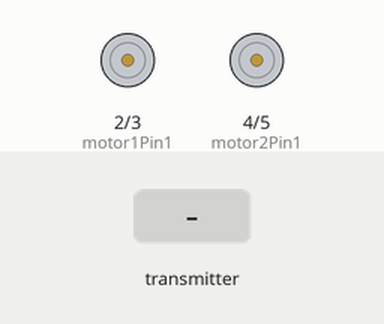
The sketch below on a simulated Arduino Uno, built with avr-gcc and run on an emulated ATmega328P. Parts: motor-driver pin pairs drawn as motors (green arrow = first pin HIGH = forward, orange = second pin HIGH = backward, longer = more drive). The inputs (shaded band) are chosen by the test bench. No radio packets arrive unless stated.

Above: at 1.2 s.
1.3 s: the transmitter starts sending xAxis = 0
At 2.2 s:
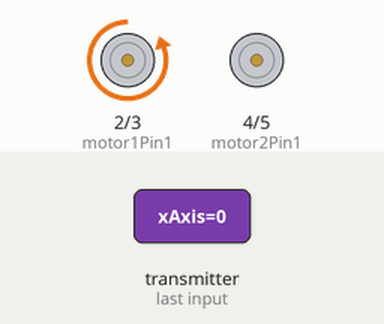
2.8 s: the transmitter starts sending yAxis = 256
At 3.4 s:
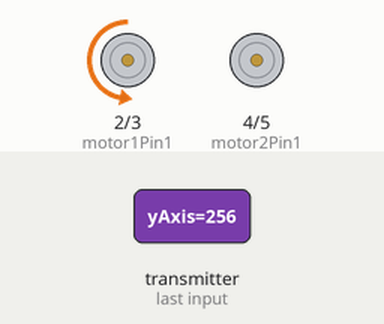
4.3 s: the transmitter starts sending xAxis = 512
At 5.5 s:
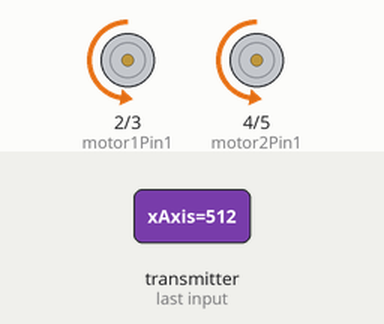
5.8 s: the transmitter starts sending yAxis = 0
At 6.9 s:
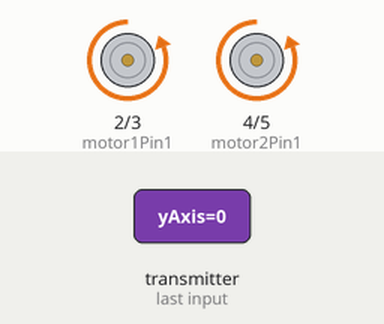
7.3 s: the transmitter starts sending xAxis = 1023
At 8.0 s:
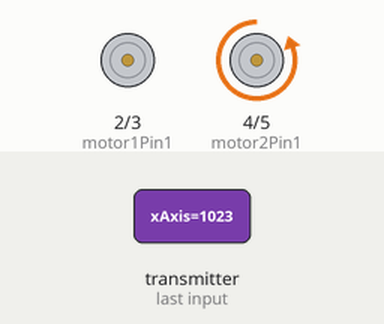
8.8 s: the transmitter starts sending yAxis = 512
At 9.1 s:
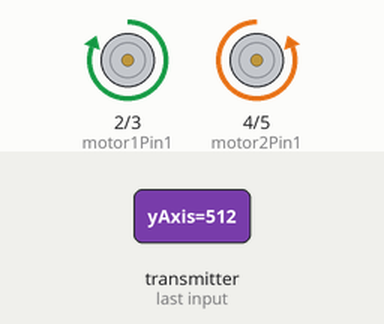
Timing chart, 0 to 11.3 s (numbered marks = the images above; inputs shaded):
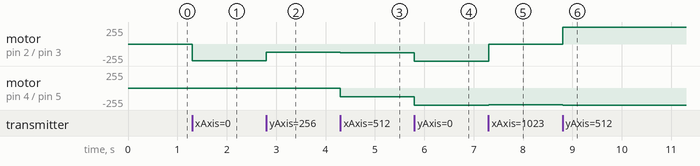

The sketch:

RC_Car_Receiver.ino
```cpp
#include <SPI.h>
#include <nRF24L01.h>
#include <RF24.h>
#include <Wire.h>

RF24 radio(7, 8); // Set CE and CSN pins
const byte address[6] = "696942069EA"; // Address of the transmitter NRF24L01 module

int motor1Pin1 = 2; // L298N motor driver input 1
int motor1Pin2 = 3; // L298N motor driver input 2
int motor2Pin1 = 4; // L298N motor driver input 3
int motor2Pin2 = 5; // L298N motor driver input 4

struct JoystickData {
  int xAxis;
  int yAxis;
};

JoystickData joystickData;

void setup() {
  Serial.begin(9600);

  pinMode(motor1Pin1, OUTPUT);
  pinMode(motor1Pin2, OUTPUT);
  pinMode(motor2Pin1, OUTPUT);
  pinMode(motor2Pin2, OUTPUT);

  radio.begin();
  radio.openReadingPipe(1, address);
  radio.setPALevel(RF24_PA_HIGH); // Set power amplifier level to high
  radio.startListening();
}

void loop() {
  if (radio.available()) {
    radio.read(&joystickData, sizeof(joystickData));
    driveMotors();
  }
}

void driveMotors() {
  int speed = map(joystickData.yAxis, 0, 1023, -255, 255);
  int rotation = map(joystickData.xAxis, 0, 1023, -255, 255);

  int leftSpeed = speed + rotation;
  int rightSpeed = speed - rotation;

  if (leftSpeed >= 0) {
    analogWrite(motor1Pin1, leftSpeed);
    analogWrite(motor1Pin2, 0);
  } else {
    analogWrite(motor1Pin1, 0);
    analogWrite(motor1Pin2, -leftSpeed);
  }

  if (rightSpeed >= 0) {
    analogWrite(motor2Pin1, rightSpeed);
    analogWrite(motor2Pin2, 0);
  } else {
    analogWrite(motor2Pin1, 0);
    analogWrite(motor2Pin2, -rightSpeed);
  }
}
```

Measured:
- after the input at 1.3 s, motor on pin 2 (motor1Pin1) / pin 3 (motor1Pin2): stopped → backward 254/255 at once
- after the input at 2.8 s, motor on pin 2 (motor1Pin1) / pin 3 (motor1Pin2): backward 254/255 → backward 127/255 at once
- after the input at 4.3 s, motor on pin 2 (motor1Pin1) / pin 3 (motor1Pin2): backward 127/255 → backward 128/255 at once; motor on pin 4 (motor2Pin1) / pin 5 (motor2Pin2): stopped → backward 128/255 at once
- after the input at 5.8 s, motor on pin 2 (motor1Pin1) / pin 3 (motor1Pin2), motor on pin 4 (motor2Pin1) / pin 5 (motor2Pin2): backward 128/255 → backward 255/255 at once
- after the input at 7.3 s, motor on pin 2 (motor1Pin1) / pin 3 (motor1Pin2): backward 255/255 → stopped at once; motor on pin 4 (motor2Pin1) / pin 5 (motor2Pin2): backward 255/255 → backward 254/255 at once
- after the input at 8.8 s, motor on pin 2 (motor1Pin1) / pin 3 (motor1Pin2): stopped → forward 255/255 at once; motor on pin 4 (motor2Pin1) / pin 5 (motor2Pin2): backward 254/255 → backward 255/255 at once
